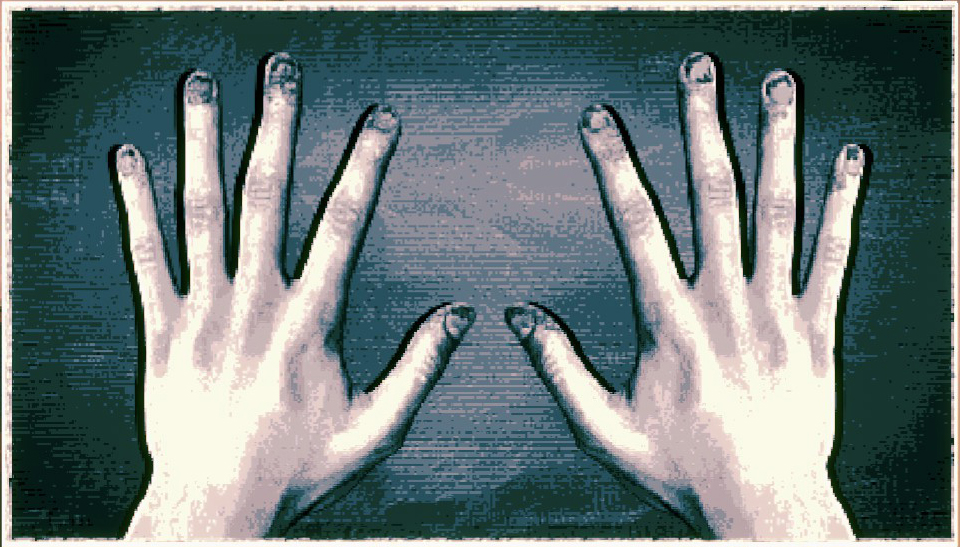
#> input picture assets/images/characters/1_E6_89_8B.jpg, 960 x 547 px, found by its file name; its folder holds only this picture in this run
$ python batch_watermark_removal.py
#> lines starting #> are read from the running program, lines starting #| are printed output that depends on the picture
#!/usr/bin/env python3
import os
from PIL import Image, ImageFilter
import numpy as np

def simple_watermark_removal(image_path, output_path):
    """简单的去水印方法 - 适用于角落小水印"""
#> called with image_path = 'temp_images/characters/1_E6_89_8B.jpg'
    try:
        # 打开图片
        img = Image.open(image_path)
#> img is the input picture: PIL image 960x547 RGB; mean R, G, B 106.8, 120.7, 120.4

        # 转换为RGB模式
        if img.mode != 'RGB':
            img = img.convert('RGB')

        width, height = img.size
#> width = 960; height = 547

        # 创建一个副本用于处理
        result_img = img.copy()

        # 定义四个角落的区域（各占5%）
        corner_size = int(min(width, height) * 0.05)
#> corner_size = 27

        corners = [
            (0, 0, corner_size, corner_size),  # 左上
            (width - corner_size, 0, width, corner_size),  # 右上
            (0, height - corner_size, corner_size, height),  # 左下
            (width - corner_size, height - corner_size, width, height)  # 右下
        ]

        # 对每个角落进行模糊处理（简单的去水印方法）
        for x1, y1, x2, y2 in corners:
            corner = result_img.crop((x1, y1, x2, y2))
            # 使用高斯模糊来淡化水印
            blurred_corner = corner.filter(ImageFilter.GaussianBlur(radius=2))
            result_img.paste(blurred_corner, (x1, y1))
#> this loop made 4 passes
#> pass 1, in simple_watermark_removal, `corner = result_img.crop((x1, y1, x2, y2))`:
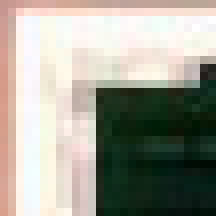
#> corner: PIL image 27x27 RGB (shown 8 times larger); mean R, G, B 160.6, 159.3, 147.7
#> pass 1, in simple_watermark_removal, `blurred_corner = corner.filter(ImageFilter.GaussianBlur(radius=2))`:
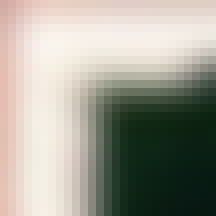
#> blurred_corner: PIL image 27x27 RGB (shown 8 times larger); mean R, G, B 160.3, 158.7, 147.1
#> pass 2, in simple_watermark_removal, `corner = result_img.crop((x1, y1, x2, y2))`:
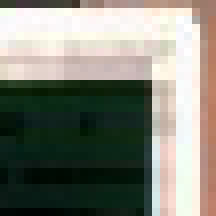
#> corner: PIL image 27x27 RGB (shown 8 times larger); mean R, G, B 129.1, 130.5, 119.6
#> pass 2, in simple_watermark_removal, `blurred_corner = corner.filter(ImageFilter.GaussianBlur(radius=2))`:
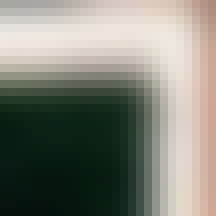
#> blurred_corner: PIL image 27x27 RGB (shown 8 times larger); mean R, G, B 128.3, 129.5, 118.6
#> after the loop:
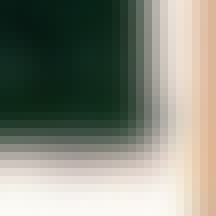
#> blurred_corner: PIL image 27x27 RGB (shown 8 times larger); mean R, G, B 132.6, 136, 124.1

        # 检查底部中央（常见水印位置）
        bottom_height = int(height * 0.1)
#> bottom_height = 54
        bottom_y = height - bottom_height
#> bottom_y = 493

        if bottom_height > 10:  # 确保有足够的高度
            bottom_region = result_img.crop((0, bottom_y, width, height))
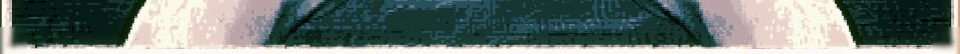
#> bottom_region: PIL image 960x54 RGB; mean R, G, B 108.5, 121.6, 116.5
            blurred_bottom = bottom_region.filter(ImageFilter.GaussianBlur(radius=1))
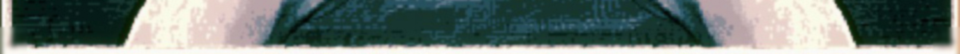
#> blurred_bottom: PIL image 960x54 RGB; mean R, G, B 108.1, 121.2, 116
            result_img.paste(blurred_bottom, (0, bottom_y))

        # 保存处理后的图片
        result_img.save(output_path, 'JPEG', quality=95)
        print(f"✓ 已处理: {os.path.basename(image_path)} -> {os.path.basename(output_path)}")

        return True

    except Exception as e:
        print(f"✗ 处理失败 {image_path}: {e}")
        return False

def process_all_images():
    """批量处理所有图片"""
    input_dirs = ['temp_images/characters', 'temp_images/gameplay']
    output_base = 'temp_images/cleaned'

    # 创建输出目录
    os.makedirs(f'{output_base}/characters', exist_ok=True)
    os.makedirs(f'{output_base}/gameplay', exist_ok=True)

    processed_count = 0
    total_count = 0

    for input_dir in input_dirs:
        if os.path.exists(input_dir):
            output_dir = f'{output_base}/{os.path.basename(input_dir)}'

            for filename in os.listdir(input_dir):
                if filename.endswith('.jpg'):
                    total_count += 1
                    input_path = os.path.join(input_dir, filename)
                    output_path = os.path.join(output_dir, filename)

                    if simple_watermark_removal(input_path, output_path):
                        processed_count += 1

    print(f"\n处理完成: {processed_count}/{total_count} 张图片")

    if processed_count > 0:
        print(f"清洁后的图片保存在: {output_base}")
    else:
        print("没有成功处理的图片")

if __name__ == "__main__":
    process_all_images()
